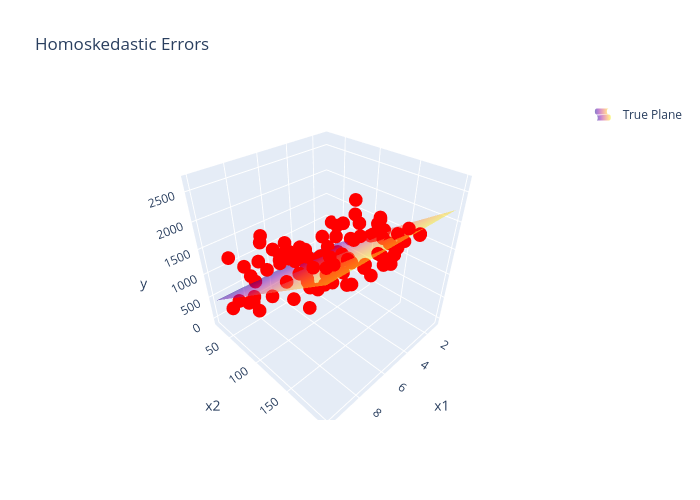
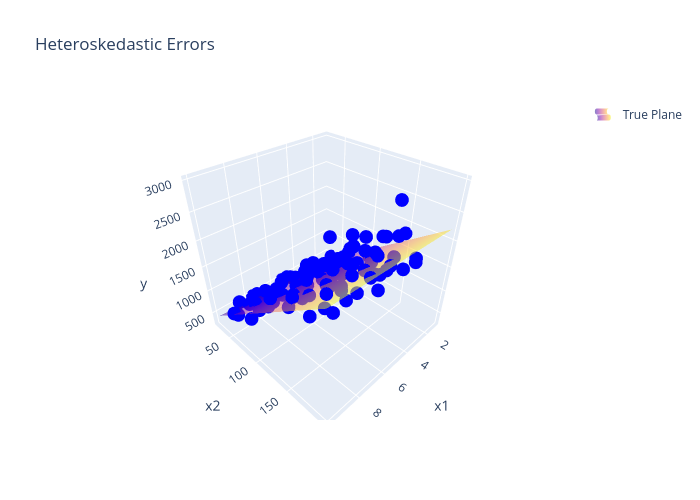

The notebook cell these images were saved under, in order:
### Markdown cell above
### Homoskedasticity

### Code cell
# Generate data
np.random.seed(2231)
n = 100

# Features
x1 = np.random.uniform(1, 10, n)
x2 = np.random.uniform(25, 200, n)
X = np.column_stack([np.ones(n), x1, x2])

# True coefficients
theta = np.random.randint(0, 20, 3)

# True target
true_y = X @ theta

# Homoskedastic errors
error_homo = np.random.normal(0, 300, n)
y_homo = true_y + error_homo

# Heteroskedastic errors (variance changes)
error_hetero = np.random.normal(0, 0.5 + 2*(x1+x2), n)
y_hetero = true_y + error_hetero

# Residuals using true coefficients
res_homo = y_homo - true_y
res_hetero = y_hetero - (X @ theta) # true_y = X @ theta


# Create grid for surfaces
grid_x1, grid_x2 = np.meshgrid(
    np.linspace(x1.min(), x1.max(), 30),
    np.linspace(x2.min(), x2.max(), 30)
)
grid_X = np.column_stack([np.ones(grid_x1.size), grid_x1.ravel(), grid_x2.ravel()])
surface_true = (grid_X @ theta).reshape(grid_x1.shape)


# 3D scatterplots with regression plane
# Homoskedastic
fig1 = px.scatter_3d(
    x=x1, y=x2, z=y_homo,
    title="Homoskedastic Errors",
    labels={'x':'x1', 'y':'x2', 'z':'y'},
    color_discrete_sequence=['red']
)
fig1.add_traces(go.Surface(
    x=grid_x1, y=grid_x2, z=surface_true,
    opacity=0.5, showscale=False,
    name="True Plane", showlegend=True
))
fig1.update_layout(width=700, height=500)
fig1.show()

# Heteroskedastic
fig2 = px.scatter_3d(
    x=x1, y=x2, z=y_hetero,
    title="Heteroskedastic Errors",
    labels={'x':'x1', 'y':'x2', 'z':'y'},
    color_discrete_sequence=['blue']
)
fig2.add_traces(go.Surface(
    x=grid_x1, y=grid_x2, z=surface_true,
    opacity=0.5, showscale=False,
    name="True Plane", showlegend=True
))
fig2.update_layout(width=700, height=500)
fig2.show()


# Residuals vs fitted values
fig, axes = plt.subplots(1, 2, figsize=(12,5))

axes[0].scatter(true_y, res_homo, color='red')
axes[0].axhline(0, linestyle='--', color='black')
axes[0].set_title("Residuals vs Fitted (Homoskedastic)")
axes[0].set_xlabel("Fitted values")
axes[0].set_ylabel("Residuals")

axes[1].scatter(true_y, res_hetero, color='blue')
axes[1].axhline(0, linestyle='--', color='black')
axes[1].set_title("Residuals vs Fitted (Heteroskedastic)")
axes[1].set_xlabel("Fitted values")
axes[1].set_ylabel("Residuals")

plt.tight_layout()
plt.show()

### Figure 1 — Plotly figure (JSON) as saved in the notebook; plotly's stock layout.template omitted (floating-point values rounded to 4 significant figures; data arrays with more than 128 entries replaced by an {"elided": "..."} marker saying what was removed)
{"data": [{"hovertemplate": "x1=%{x}<br>x2=%{y}<br>y=%{z}<extra></extra>", "legendgroup": "", "marker": {"color": "red", "symbol": "circle"}, "mode": "markers", "name": "", "scene": "scene", "showlegend": false, "type": "scatter3d", "x": [6.094, 4.321, 4.622, 1.806, 8.341, 7.62, 6.699, 1.3, 7.947, 7.483, 3.645, 7.044, 3.476, 3.771, 1.394, 4.254, 1.278, 8.784, 1.144, 7.303, 8.763, 7.838, 5.423, 1.157, 3.258, 5.051, 7.954, 5.187, 5.182, 8.92, 8.649, 2.807, 4.427, 6.871, 7.06, 7.383, 4.332, 2.267, 3.374, 4.949, 3.424, 9.08, 6.437, 8.042, 4.361, 9.312, 5.075, 4.068, 5.138, 6.723, 2.169, 3.938, 3.226, 5.78, 7.238, 8.178, 6.472, 4.065, 4.762, 7.62, 4.512, 6.815, 7.189, 5.534, 9.316, 6.546, 6.599, 6.577, 9.98, 5.668, 7.934, 2.79, 2.212, 2.069, 8.751, 6.92, 9.912, 7.157, 5.341, 2.49, 5.511, 7.571, 7.984, 4.633, 3.315, 3.711, 1.886, 6.871, 5.315, 5.094, 7.687, 8.429, 5.808, 8.851, 4.283, 6.995, 4.19, 4.681, 3.04, 9.293], "y": [132.6, 53.05, 26.95, 113.8, 174.3, 75.77, 87.56, 76.93, 135.9, 153.5, 45.55, 104.6, 190.5, 146.9, 72.98, 169.4, 102.1, 66.66, 34.67, 44.74, 32.07, 91.83, 103.1, 147.6, 51.97, 183.5, 112.8, 198.6, 72.14, 77.4, 50.16, 157.5, 180.6, 158.3, 102.2, 28.4, 111.8, 134.4, 144.0, 113.4, 77.82, 138.2, 160.3, 68.79, 127.4, 185.2, 31.27, 47.91, 49.53, 179.2, 65.6, 157.1, 67.99, 185.8, 152.3, 160.9, 104.9, 197.2, 86.39, 25.76, 53.29, 155.7, 33.9, 162.0, 44.45, 57.31, 119.7, 190.2, 94.34, 156.5, 132.4, 118.6, 84.34, 125.1, 123.5, 164.0, 58.18, 118.1, 112.6, 25.47, 140.1, 180.4, 77.36, 181.7, 87.23, 70.94, 58.0, 189.1, 26.13, 124.9, 29.5, 194.8, 183.1, 161.6, 107.2, 139.8, 50.39, 138.6, 131.5, 110.4], "z": [1320.0, 186.9, 514.4, 1281.0, 2145.0, 1533.0, 1256.0, 1418.0, 970.4, 1968.0, 450.7, 1704.0, 2029.0, 1973.0, 863.4, 1843.0, 1118.0, 683.5, 961.0, 1397.0, 249.3, 1427.0, 1663.0, 1300.0, 511.9, 1712.0, 921.9, 2410.0, 792.9, 508.8, 1151.0, 1334.0, 1873.0, 1647.0, 1186.0, 427.6, 1118.0, 1582.0, 1985.0, 1673.0, 514.8, 2173.0, 1766.0, 1793.0, 2329.0, 2341.0, 981.9, 22.34, 840.7, 1907.0, 606.8, 1806.0, 899.6, 1829.0, 1479.0, 1682.0, 818.9, 2170.0, 1054.0, -68.83, 819.0, 2418.0, 899.2, 1602.0, 1382.0, 1016.0, 935.1, 2166.0, 1053.0, 2070.0, 1996.0, 745.3, 599.4, 1740.0, 1500.0, 1920.0, 562.7, 1648.0, 1159.0, 24.37, 1021.0, 1755.0, 647.1, 2143.0, 681.5, 655.4, 1125.0, 1860.0, 702.6, 1440.0, 617.4, 2657.0, 1964.0, 2078.0, 1123.0, 1475.0, 582.2, 2042.0, 1582.0, 1692.0]}, {"name": "True Plane", "opacity": 0.5, "showlegend": true, "showscale": false, "type": "surface", "x": {"elided": "30x30 float values"}, "y": {"elided": "30x30 float values"}, "z": {"elided": "30x30 float values"}}], "layout": {"height": 500, "legend": {"tracegroupgap": 0}, "scene": {"domain": {"x": [0, 1], "y": [0, 1]}, "xaxis": {"title": {"text": "x1"}}, "yaxis": {"title": {"text": "x2"}}, "zaxis": {"title": {"text": "y"}}}, "title": {"text": "Homoskedastic Errors"}, "width": 700}}

### Figure 2 — Plotly figure (JSON) as saved in the notebook; plotly's stock layout.template omitted (floating-point values rounded to 4 significant figures; data arrays with more than 128 entries replaced by an {"elided": "..."} marker saying what was removed)
{"data": [{"hovertemplate": "x1=%{x}<br>x2=%{y}<br>y=%{z}<extra></extra>", "legendgroup": "", "marker": {"color": "blue", "symbol": "circle"}, "mode": "markers", "name": "", "scene": "scene", "showlegend": false, "type": "scatter3d", "x": [6.094, 4.321, 4.622, 1.806, 8.341, 7.62, 6.699, 1.3, 7.947, 7.483, 3.645, 7.044, 3.476, 3.771, 1.394, 4.254, 1.278, 8.784, 1.144, 7.303, 8.763, 7.838, 5.423, 1.157, 3.258, 5.051, 7.954, 5.187, 5.182, 8.92, 8.649, 2.807, 4.427, 6.871, 7.06, 7.383, 4.332, 2.267, 3.374, 4.949, 3.424, 9.08, 6.437, 8.042, 4.361, 9.312, 5.075, 4.068, 5.138, 6.723, 2.169, 3.938, 3.226, 5.78, 7.238, 8.178, 6.472, 4.065, 4.762, 7.62, 4.512, 6.815, 7.189, 5.534, 9.316, 6.546, 6.599, 6.577, 9.98, 5.668, 7.934, 2.79, 2.212, 2.069, 8.751, 6.92, 9.912, 7.157, 5.341, 2.49, 5.511, 7.571, 7.984, 4.633, 3.315, 3.711, 1.886, 6.871, 5.315, 5.094, 7.687, 8.429, 5.808, 8.851, 4.283, 6.995, 4.19, 4.681, 3.04, 9.293], "y": [132.6, 53.05, 26.95, 113.8, 174.3, 75.77, 87.56, 76.93, 135.9, 153.5, 45.55, 104.6, 190.5, 146.9, 72.98, 169.4, 102.1, 66.66, 34.67, 44.74, 32.07, 91.83, 103.1, 147.6, 51.97, 183.5, 112.8, 198.6, 72.14, 77.4, 50.16, 157.5, 180.6, 158.3, 102.2, 28.4, 111.8, 134.4, 144.0, 113.4, 77.82, 138.2, 160.3, 68.79, 127.4, 185.2, 31.27, 47.91, 49.53, 179.2, 65.6, 157.1, 67.99, 185.8, 152.3, 160.9, 104.9, 197.2, 86.39, 25.76, 53.29, 155.7, 33.9, 162.0, 44.45, 57.31, 119.7, 190.2, 94.34, 156.5, 132.4, 118.6, 84.34, 125.1, 123.5, 164.0, 58.18, 118.1, 112.6, 25.47, 140.1, 180.4, 77.36, 181.7, 87.23, 70.94, 58.0, 189.1, 26.13, 124.9, 29.5, 194.8, 183.1, 161.6, 107.2, 139.8, 50.39, 138.6, 131.5, 110.4], "z": [1807.0, 881.5, 422.6, 1040.0, 1693.0, 1086.0, 1101.0, 1052.0, 1566.0, 2612.0, 659.0, 1046.0, 1967.0, 1792.0, 987.5, 1697.0, 1008.0, 899.5, 469.9, 706.2, 587.3, 1145.0, 1154.0, 1804.0, 554.1, 2020.0, 1363.0, 2104.0, 712.5, 880.1, 694.3, 1638.0, 2407.0, 2250.0, 1099.0, 495.6, 1154.0, 993.4, 1263.0, 1553.0, 623.6, 1757.0, 2553.0, 704.6, 1850.0, 2296.0, 535.0, 522.8, 692.3, 2688.0, 800.4, 2177.0, 698.2, 2612.0, 2050.0, 1609.0, 1495.0, 2038.0, 1078.0, 460.8, 760.2, 1636.0, 430.1, 1843.0, 515.7, 880.1, 1647.0, 2468.0, 1082.0, 1386.0, 1816.0, 1472.0, 1099.0, 1337.0, 1370.0, 1544.0, 808.4, 801.8, 1077.0, 372.0, 1790.0, 2409.0, 880.1, 2982.0, 1106.0, 958.4, 435.3, 2160.0, 460.0, 1136.0, 426.7, 2502.0, 1707.0, 2483.0, 1221.0, 1629.0, 574.8, 1661.0, 1507.0, 1518.0]}, {"name": "True Plane", "opacity": 0.5, "showlegend": true, "showscale": false, "type": "surface", "x": {"elided": "30x30 float values"}, "y": {"elided": "30x30 float values"}, "z": {"elided": "30x30 float values"}}], "layout": {"height": 500, "legend": {"tracegroupgap": 0}, "scene": {"domain": {"x": [0, 1], "y": [0, 1]}, "xaxis": {"title": {"text": "x1"}}, "yaxis": {"title": {"text": "x2"}}, "zaxis": {"title": {"text": "y"}}}, "title": {"text": "Heteroskedastic Errors"}, "width": 700}}
